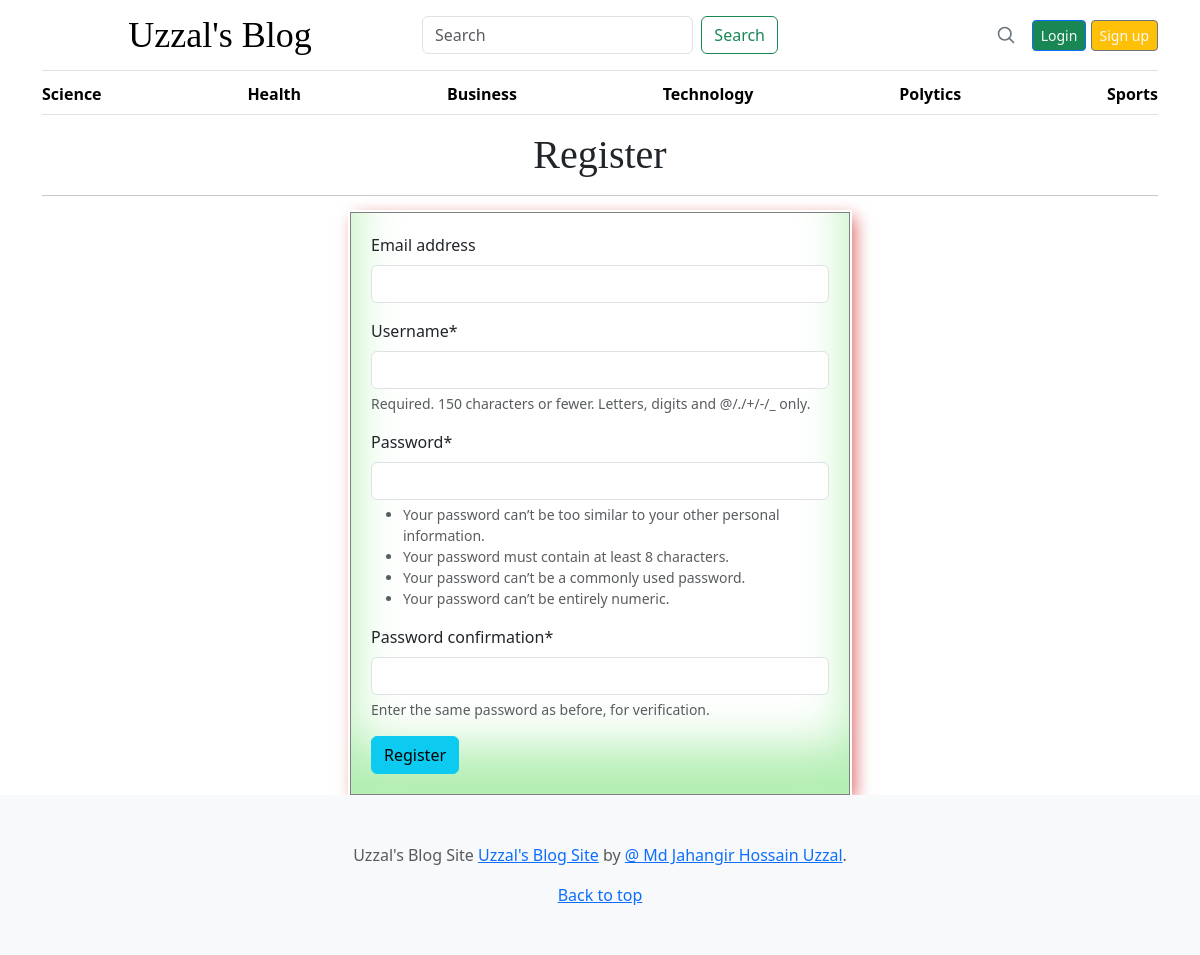
Screenshot of /register/ with the database file from the repository.
### blogs/models.py (models this page shows, shortened)
class Category(models.Model):
    category_name = models.CharField(max_length=50,unique=True)
    created_at = models.DateTimeField(auto_now_add=True)
    updated_at = models.DateTimeField(auto_now=True)
    class Meta:
        verbose_name_plural = 'Categories'

### blog_main/views.py (the view)
# urls.py: path('register/', views.register, name='register'),
def register(request):
    if request.method == "POST":
        form = RegistrationForm(request.POST)
        if form.is_valid():
            form.save()
            return redirect('login')
    else:
        form = RegistrationForm()
    context = {
        'form':form
    }
    return render(request,'register.html',context)

### blog_main/forms.py
class RegistrationForm(UserCreationForm):
    class Meta:
        model = User
        fields = ('email','username','password1','password2')

### blogs/context_processors.py (called while the page is built)
def get_categories(request):
    categories = Category.objects.all()
    return dict(categories = categories)

### templates/register.html (shortened to what this page needs)
{% extends './base/base.html' %}
{% block content %}
<div class="container">
    <h1 class="text-center">Register</h1>
    <hr>
{% load crispy_forms_tags %}
<form action="" method="POST", style="width: 500px; margin: auto; border: 1px solid gray; padding: 20px; box-shadow: inset 0 -3em 3em rgb(0 200 0 / 30%), 0 0 0 2px white,0.3em 0.3em 1em rgb(200 0 0 / 60%);">
    {{ form | crispy }}
    <input type="submit" value="Register"class="btn btn-info">
</form>
</div>
{% endblock %}

### templates/base/header.html (shortened to what this page needs)
{% load static %}
<!doctype html>
<html lang="en" data-bs-theme="auto">
  <head><script src="../assets/js/color-modes.js"></script>
    <link rel="stylesheet" href="https://cdnjs.cloudflare.com/ajax/libs/font-awesome/4.7.0/css/font-awesome.min.css">
    <link rel="stylesheet" href="https://cdn.jsdelivr.net/npm/@docsearch/css@3">
<link href="{% static '/assets/dist/css/bootstrap.min.css' %}" rel="stylesheet">
<link rel="stylesheet" href="{% static 'css/styles.css' %}">
    <link href="{% static 'css/blog.css' %}" rel="stylesheet">
  </head>
  <body>
<div class="container">
  <header class="border-bottom lh-1 py-3">
    <div class="row flex-nowrap justify-content-between align-items-center">
      <div class="col-4 text-center">
        <a class="blog-header-logo text-body-emphasis text-decoration-none" href="{% url 'home' %}">Uzzal's Blog</a>
      </div>
      <div class="div col-4">
        <form class="form-inline d-flex" action="{% url 'search' %}" method ="GET">
          <input class="form-control me-2" type="search" placeholder="Search" aria-label="Search" name="keyword">
          <button class="btn btn-outline-success" type="submit">Search</button>
      </form>
      </div>
      <div class="col-4 d-flex justify-content-end align-items-center">
        <a class="link-secondary" href="#" aria-label="Search">
          <svg xmlns="http://www.w3.org/2000/svg" width="20" height="20" fill="none" stroke="currentColor" stroke-linecap="round" stroke-linejoin="round" stroke-width="2" class="mx-3" role="img" viewBox="0 0 24 24"><title>Search</title><circle cx="10.5" cy="10.5" r="7.5"/><path d="M21 21l-5.2-5.2"/></svg>
        </a>
        <div>
          {% if not user.is_authenticated %}
        <a class="btn btn-sm btn-outline-primary btn-success text-light " href="{% url 'login' %}">Login</a>
        <a class="btn btn-sm btn-outline-secondary btn-warning text-light" href="{% url 'register' %}">Sign up</a>
        {% else %}
        <span><a href="{% url 'dashboard' %}" class="btn btn-warning">Dashboard</a></span>
        <span><a href="{% url 'logout' %}"class="btn btn-danger">Logout</a></span>
        {% endif %}
      </div>
      </div>
    </div>
  </header>
  <div class="nav-scroller py-1 mb-3 border-bottom">
    <nav class="nav nav-underline justify-content-between">
      {% for cat in categories %}
      <a class="nav-item nav-link link-body-emphasis active" href="{% url 'posts_by_category' cat.id %}">{{ cat.category_name }}</a>
      {% endfor %}
    </nav>
  </div>
</div>

### static/css/styles.css (style rules this page uses)
.nav-scroller { position: relative; z-index: 2; height: 2.75rem; overflow-y: hidden; }
.nav-scroller .nav { display: flex; flex-wrap: nowrap; padding-bottom: 1rem; margin-top: -1px; overflow-x: auto; text-align: center; white-space: nowrap; -webkit-overflow-scrolling: touch; }

### static/css/blog.css (style rules this page uses)
.blog-header-logo { font-family: "Playfair Display", Georgia, "Times New Roman", serif; font-size: 2.25rem; }
h1, h2, h3, h4, h5, h6 { font-family: "Playfair Display", Georgia, "Times New Roman", serif; }

### rows the page displays
Category: category_name "Science"
Category: category_name "Health"
Category: category_name "Business"
Category: category_name "Technology"
Category: category_name "Polytics"
Category: category_name "Sports"
